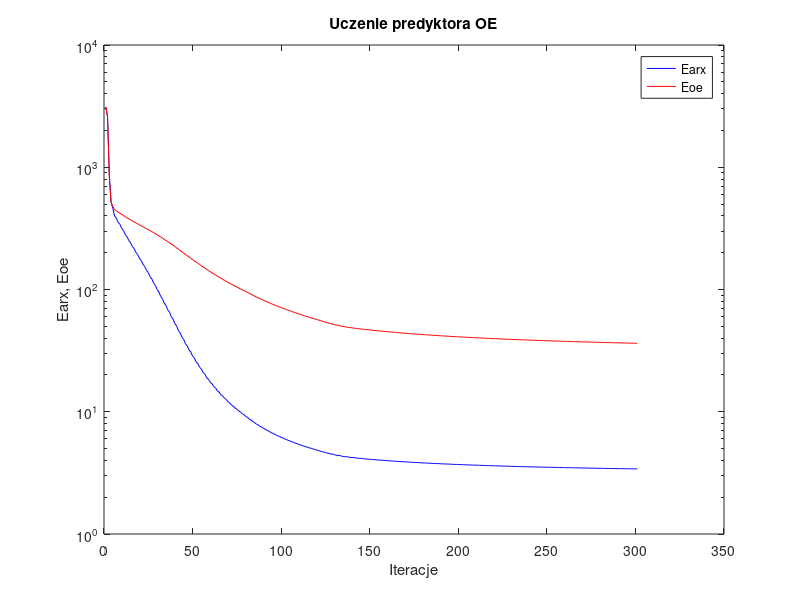
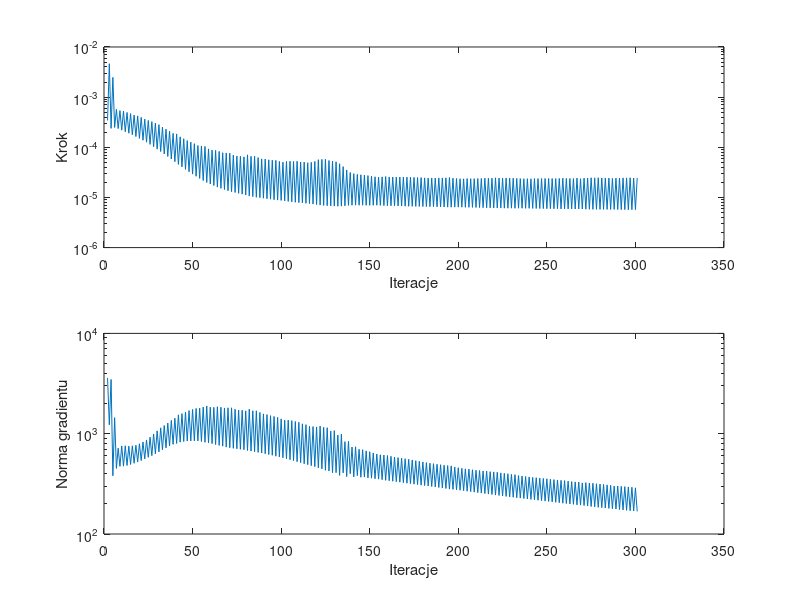

Reproduce these figures in MATLAB, in order.
%uczenie predyktora oe
clear all;
n=0; farx(n+1)=3.088109e+003; foe(n+1)=3.128796e+003; wspucz(n+1)=0.000000e+000; ng(n+1)=0.000000e+000;
n=1; farx(n+1)=2.606995e+003; foe(n+1)=2.571430e+003; krok(n+1)=3.428360e-004; ng(n+1)=3.599708e+003;
n=2; farx(n+1)=8.777121e+002; foe(n+1)=8.113623e+002; krok(n+1)=4.640059e-003; ng(n+1)=1.226493e+003;
n=3; farx(n+1)=5.169600e+002; foe(n+1)=5.153748e+002; krok(n+1)=2.383591e-004; ng(n+1)=3.471488e+003;
n=4; farx(n+1)=4.591857e+002; foe(n+1)=4.772758e+002; krok(n+1)=2.476023e-003; ng(n+1)=3.808227e+002;
n=5; farx(n+1)=3.991887e+002; foe(n+1)=4.492139e+002; krok(n+1)=2.483498e-004; ng(n+1)=1.445510e+003;
n=6; farx(n+1)=3.827460e+002; foe(n+1)=4.393837e+002; krok(n+1)=5.704577e-004; ng(n+1)=4.507300e+002;
n=7; farx(n+1)=3.547356e+002; foe(n+1)=4.296553e+002; krok(n+1)=2.361987e-004; ng(n+1)=7.173909e+002;
n=8; farx(n+1)=3.411383e+002; foe(n+1)=4.205156e+002; krok(n+1)=5.391128e-004; ng(n+1)=4.724095e+002;
n=9; farx(n+1)=3.162794e+002; foe(n+1)=4.114749e+002; krok(n+1)=2.197532e-004; ng(n+1)=7.557279e+002;
n=10; farx(n+1)=3.035424e+002; foe(n+1)=4.028080e+002; krok(n+1)=5.294487e-004; ng(n+1)=4.750083e+002;
n=11; farx(n+1)=2.817056e+002; foe(n+1)=3.943501e+002; krok(n+1)=2.045211e-004; ng(n+1)=7.579805e+002;
n=12; farx(n+1)=2.705469e+002; foe(n+1)=3.864275e+002; krok(n+1)=4.957365e-004; ng(n+1)=4.819627e+002;
n=13; farx(n+1)=2.515865e+002; foe(n+1)=3.787363e+002; krok(n+1)=1.910401e-004; ng(n+1)=7.516198e+002;
n=14; farx(n+1)=2.416509e+002; foe(n+1)=3.714463e+002; krok(n+1)=4.691225e-004; ng(n+1)=4.932668e+002;
n=15; farx(n+1)=2.249592e+002; foe(n+1)=3.643389e+002; krok(n+1)=1.775310e-004; ng(n+1)=7.572004e+002;
n=16; farx(n+1)=2.161329e+002; foe(n+1)=3.575997e+002; krok(n+1)=4.393293e-004; ng(n+1)=5.072902e+002;
n=17; farx(n+1)=2.014346e+002; foe(n+1)=3.510134e+002; krok(n+1)=1.638382e-004; ng(n+1)=7.667018e+002;
n=18; farx(n+1)=1.932009e+002; foe(n+1)=3.445820e+002; krok(n+1)=4.223390e-004; ng(n+1)=5.217753e+002;
n=19; farx(n+1)=1.800188e+002; foe(n+1)=3.383030e+002; krok(n+1)=1.504835e-004; ng(n+1)=7.933109e+002;
n=20; farx(n+1)=1.725709e+002; foe(n+1)=3.321864e+002; krok(n+1)=3.949694e-004; ng(n+1)=5.398170e+002;
n=21; farx(n+1)=1.607306e+002; foe(n+1)=3.262034e+002; krok(n+1)=1.385237e-004; ng(n+1)=8.263670e+002;
n=22; farx(n+1)=1.541097e+002; foe(n+1)=3.203705e+002; krok(n+1)=3.642997e-004; ng(n+1)=5.608636e+002;
n=23; farx(n+1)=1.434586e+002; foe(n+1)=3.146092e+002; krok(n+1)=1.265491e-004; ng(n+1)=8.661226e+002;
n=24; farx(n+1)=1.373663e+002; foe(n+1)=3.088864e+002; krok(n+1)=3.428360e-004; ng(n+1)=5.820540e+002;
n=25; farx(n+1)=1.277067e+002; foe(n+1)=3.031972e+002; krok(n+1)=1.142910e-004; ng(n+1)=9.241664e+002;
n=26; farx(n+1)=1.220069e+002; foe(n+1)=2.974661e+002; krok(n+1)=3.248691e-004; ng(n+1)=6.041162e+002;
n=27; farx(n+1)=1.132122e+002; foe(n+1)=2.917755e+002; krok(n+1)=1.027004e-004; ng(n+1)=9.933148e+002;
n=28; farx(n+1)=1.079843e+002; foe(n+1)=2.860376e+002; krok(n+1)=3.039303e-004; ng(n+1)=6.299237e+002;
n=29; farx(n+1)=9.999799e+001; foe(n+1)=2.803313e+002; krok(n+1)=9.186583e-005; ng(n+1)=1.066911e+003;
n=30; farx(n+1)=9.524612e+001; foe(n+1)=2.745634e+002; krok(n+1)=2.825558e-004; ng(n+1)=6.589258e+002;
n=31; farx(n+1)=8.798849e+001; foe(n+1)=2.688421e+002; krok(n+1)=8.233132e-005; ng(n+1)=1.144318e+003;
n=32; farx(n+1)=8.395335e+001; foe(n+1)=2.632102e+002; krok(n+1)=2.516773e-004; ng(n+1)=6.920715e+002;
n=33; farx(n+1)=7.748242e+001; foe(n+1)=2.576203e+002; krok(n+1)=7.365982e-005; ng(n+1)=1.206466e+003;
n=34; farx(n+1)=7.391965e+001; foe(n+1)=2.519914e+002; krok(n+1)=2.302017e-004; ng(n+1)=7.231746e+002;
n=35; farx(n+1)=6.813177e+001; foe(n+1)=2.464783e+002; krok(n+1)=6.565217e-005; ng(n+1)=1.277780e+003;
n=36; farx(n+1)=6.503757e+001; foe(n+1)=2.409128e+002; krok(n+1)=2.104603e-004; ng(n+1)=7.537281e+002;
n=37; farx(n+1)=5.986061e+001; foe(n+1)=2.354637e+002; krok(n+1)=5.843669e-005; ng(n+1)=1.358247e+003;
n=38; farx(n+1)=5.725646e+001; foe(n+1)=2.300456e+002; krok(n+1)=1.891762e-004; ng(n+1)=7.828542e+002;
n=39; farx(n+1)=5.272274e+001; foe(n+1)=2.247753e+002; krok(n+1)=5.162212e-005; ng(n+1)=1.426029e+003;
n=40; farx(n+1)=5.026028e+001; foe(n+1)=2.192214e+002; krok(n+1)=1.848603e-004; ng(n+1)=7.997449e+002;
n=41; farx(n+1)=4.615367e+001; foe(n+1)=2.138461e+002; krok(n+1)=4.554340e-005; ng(n+1)=1.541997e+003;
n=42; farx(n+1)=4.420781e+001; foe(n+1)=2.086369e+002; krok(n+1)=1.616776e-004; ng(n+1)=8.229333e+002;
n=43; farx(n+1)=4.067729e+001; foe(n+1)=2.036300e+002; krok(n+1)=4.073849e-005; ng(n+1)=1.583935e+003;
n=44; farx(n+1)=3.904920e+001; foe(n+1)=1.986414e+002; krok(n+1)=1.480754e-004; ng(n+1)=8.356092e+002;
n=45; farx(n+1)=3.597338e+001; foe(n+1)=1.938649e+002; krok(n+1)=3.635626e-005; ng(n+1)=1.646572e+003;
n=46; farx(n+1)=3.461586e+001; foe(n+1)=1.891290e+002; krok(n+1)=1.360192e-004; ng(n+1)=8.446223e+002;
n=47; farx(n+1)=3.195427e+001; foe(n+1)=1.846118e+002; krok(n+1)=3.251699e-005; ng(n+1)=1.698994e+003;
n=48; farx(n+1)=3.080041e+001; foe(n+1)=1.801019e+002; krok(n+1)=1.267358e-004; ng(n+1)=8.471746e+002;
n=49; farx(n+1)=2.849927e+001; foe(n+1)=1.758422e+002; krok(n+1)=2.922588e-005; ng(n+1)=1.745635e+003;
n=50; farx(n+1)=2.753545e+001; foe(n+1)=1.716206e+002; krok(n+1)=1.180809e-004; ng(n+1)=8.483646e+002;
n=51; farx(n+1)=2.554630e+001; foe(n+1)=1.676122e+002; krok(n+1)=2.642509e-005; ng(n+1)=1.785408e+003;
n=52; farx(n+1)=2.475919e+001; foe(n+1)=1.637203e+002; krok(n+1)=1.085565e-004; ng(n+1)=8.477198e+002;
n=53; farx(n+1)=2.306847e+001; foe(n+1)=1.600329e+002; krok(n+1)=2.394830e-005; ng(n+1)=1.798119e+003;
n=54; farx(n+1)=2.234590e+001; foe(n+1)=1.562725e+002; krok(n+1)=1.062896e-004; ng(n+1)=8.361868e+002;
n=55; farx(n+1)=2.088002e+001; foe(n+1)=1.527558e+002; krok(n+1)=2.170937e-005; ng(n+1)=1.842096e+003;
n=56; farx(n+1)=2.023079e+001; foe(n+1)=1.491893e+002; krok(n+1)=1.042068e-004; ng(n+1)=8.219908e+002;
n=57; farx(n+1)=1.894728e+001; foe(n+1)=1.458017e+002; krok(n+1)=1.990494e-005; ng(n+1)=1.890640e+003;
n=58; farx(n+1)=1.844603e+001; foe(n+1)=1.426499e+002; krok(n+1)=9.290537e-005; ng(n+1)=8.102183e+002;
n=59; farx(n+1)=1.737666e+001; foe(n+1)=1.396667e+002; krok(n+1)=1.854561e-005; ng(n+1)=1.840004e+003;
n=60; farx(n+1)=1.694583e+001; foe(n+1)=1.367482e+002; krok(n+1)=8.799071e-005; ng(n+1)=7.966691e+002;
n=61; farx(n+1)=1.602850e+001; foe(n+1)=1.339939e+002; krok(n+1)=1.726474e-005; ng(n+1)=1.830676e+003;
n=62; farx(n+1)=1.563550e+001; foe(n+1)=1.312403e+002; krok(n+1)=8.669030e-005; ng(n+1)=7.800368e+002;
n=63; farx(n+1)=1.482838e+001; foe(n+1)=1.285856e+002; krok(n+1)=1.608814e-005; ng(n+1)=1.858229e+003;
n=64; farx(n+1)=1.448045e+001; foe(n+1)=1.260124e+002; krok(n+1)=8.273599e-005; ng(n+1)=7.649875e+002;
n=65; farx(n+1)=1.378444e+001; foe(n+1)=1.235623e+002; krok(n+1)=1.519696e-005; ng(n+1)=1.836359e+003;
n=66; farx(n+1)=1.348679e+001; foe(n+1)=1.212033e+002; krok(n+1)=7.777812e-005; ng(n+1)=7.513355e+002;
n=67; farx(n+1)=1.288675e+001; foe(n+1)=1.189500e+002; krok(n+1)=1.438760e-005; ng(n+1)=1.804749e+003;
n=68; farx(n+1)=1.260599e+001; foe(n+1)=1.166872e+002; krok(n+1)=7.712392e-005; ng(n+1)=7.354243e+002;
n=69; farx(n+1)=1.207439e+001; foe(n+1)=1.145235e+002; krok(n+1)=1.361415e-005; ng(n+1)=1.811346e+003;
n=70; farx(n+1)=1.181052e+001; foe(n+1)=1.123565e+002; krok(n+1)=7.625304e-005; ng(n+1)=7.240510e+002;
n=71; farx(n+1)=1.133696e+001; foe(n+1)=1.102848e+002; krok(n+1)=1.302585e-005; ng(n+1)=1.812503e+003;
n=72; farx(n+1)=1.111869e+001; foe(n+1)=1.083419e+002; krok(n+1)=6.991253e-005; ng(n+1)=7.153157e+002;
n=73; farx(n+1)=1.070915e+001; foe(n+1)=1.064690e+002; krok(n+1)=1.255575e-005; ng(n+1)=1.753425e+003;
n=74; farx(n+1)=1.051219e+001; foe(n+1)=1.046429e+002; krok(n+1)=6.703667e-005; ng(n+1)=7.074235e+002;
n=75; farx(n+1)=1.015037e+001; foe(n+1)=1.029003e+002; krok(n+1)=1.209645e-005; ng(n+1)=1.719139e+003;
n=76; farx(n+1)=9.966146e+000; foe(n+1)=1.011603e+002; krok(n+1)=6.618109e-005; ng(n+1)=6.996339e+002;
n=77; farx(n+1)=9.638921e+000; foe(n+1)=9.948226e+001; krok(n+1)=1.164400e-005; ng(n+1)=1.714489e+003;
n=78; farx(n+1)=9.468653e+000; foe(n+1)=9.783002e+001; krok(n+1)=6.446963e-005; ng(n+1)=6.917541e+002;
n=79; farx(n+1)=9.177136e+000; foe(n+1)=9.624644e+001; krok(n+1)=1.115447e-005; ng(n+1)=1.689190e+003;
n=80; farx(n+1)=8.991105e+000; foe(n+1)=9.452401e+001; krok(n+1)=7.066590e-005; ng(n+1)=6.799472e+002;
n=81; farx(n+1)=8.712855e+000; foe(n+1)=9.287071e+001; krok(n+1)=1.071362e-005; ng(n+1)=1.755494e+003;
n=82; farx(n+1)=8.552607e+000; foe(n+1)=9.130612e+001; krok(n+1)=6.596475e-005; ng(n+1)=6.715642e+002;
n=83; farx(n+1)=8.308534e+000; foe(n+1)=8.980163e+001; krok(n+1)=1.039083e-005; ng(n+1)=1.694082e+003;
n=84; farx(n+1)=8.156043e+000; foe(n+1)=8.828098e+001; krok(n+1)=6.666596e-005; ng(n+1)=6.604159e+002;
n=85; farx(n+1)=7.930478e+000; foe(n+1)=8.681889e+001; krok(n+1)=1.009346e-005; ng(n+1)=1.691946e+003;
n=86; farx(n+1)=7.798589e+000; foe(n+1)=8.544148e+001; krok(n+1)=6.235827e-005; ng(n+1)=6.513520e+002;
n=87; farx(n+1)=7.598303e+000; foe(n+1)=8.410740e+001; krok(n+1)=9.884595e-006; ng(n+1)=1.631193e+003;
n=88; farx(n+1)=7.486784e+000; foe(n+1)=8.285180e+001; krok(n+1)=5.864031e-005; ng(n+1)=6.415280e+002;
n=89; farx(n+1)=7.306520e+000; foe(n+1)=8.162988e+001; krok(n+1)=9.657027e-006; ng(n+1)=1.575983e+003;
n=90; farx(n+1)=7.200317e+000; foe(n+1)=8.042676e+001; krok(n+1)=5.823171e-005; ng(n+1)=6.307979e+002;
n=91; farx(n+1)=7.034734e+000; foe(n+1)=7.926092e+001; krok(n+1)=9.433029e-006; ng(n+1)=1.552273e+003;
n=92; farx(n+1)=6.941989e+000; foe(n+1)=7.814044e+001; krok(n+1)=5.618446e-005; ng(n+1)=6.199220e+002;
n=93; farx(n+1)=6.789957e+000; foe(n+1)=7.705209e+001; krok(n+1)=9.233149e-006; ng(n+1)=1.512891e+003;
n=94; farx(n+1)=6.703307e+000; foe(n+1)=7.599181e+001; krok(n+1)=5.538211e-005; ng(n+1)=6.091889e+002;
n=95; farx(n+1)=6.563305e+000; foe(n+1)=7.495651e+001; krok(n+1)=9.015490e-006; ng(n+1)=1.485724e+003;
n=96; farx(n+1)=6.484252e+000; foe(n+1)=7.393712e+001; krok(n+1)=5.493831e-005; ng(n+1)=5.969390e+002;
n=97; farx(n+1)=6.353702e+000; foe(n+1)=7.295985e+001; krok(n+1)=8.856543e-006; ng(n+1)=1.455286e+003;
n=98; farx(n+1)=6.283724e+000; foe(n+1)=7.202533e+001; krok(n+1)=5.234435e-005; ng(n+1)=5.867946e+002;
n=99; farx(n+1)=6.164720e+000; foe(n+1)=7.112190e+001; krok(n+1)=8.718949e-006; ng(n+1)=1.405848e+003;
n=100; farx(n+1)=6.104770e+000; foe(n+1)=7.025179e+001; krok(n+1)=5.059212e-005; ng(n+1)=5.755141e+002;
n=101; farx(n+1)=5.994160e+000; foe(n+1)=6.940910e+001; krok(n+1)=8.546025e-006; ng(n+1)=1.366919e+003;
n=102; farx(n+1)=5.934692e+000; foe(n+1)=6.855928e+001; krok(n+1)=5.210339e-005; ng(n+1)=5.636672e+002;
n=103; farx(n+1)=5.829455e+000; foe(n+1)=6.772721e+001; krok(n+1)=8.333245e-006; ng(n+1)=1.366211e+003;
n=104; farx(n+1)=5.774798e+000; foe(n+1)=6.690003e+001; krok(n+1)=5.279238e-005; ng(n+1)=5.505713e+002;
n=105; farx(n+1)=5.674524e+000; foe(n+1)=6.610102e+001; krok(n+1)=8.178765e-006; ng(n+1)=1.348566e+003;
n=106; farx(n+1)=5.624146e+000; foe(n+1)=6.532711e+001; krok(n+1)=5.210339e-005; ng(n+1)=5.392421e+002;
n=107; farx(n+1)=5.530552e+000; foe(n+1)=6.456522e+001; krok(n+1)=8.010217e-006; ng(n+1)=1.321865e+003;
n=108; farx(n+1)=5.485294e+000; foe(n+1)=6.381333e+001; krok(n+1)=5.261508e-005; ng(n+1)=5.257748e+002;
n=109; farx(n+1)=5.395850e+000; foe(n+1)=6.308753e+001; krok(n+1)=7.884010e-006; ng(n+1)=1.299182e+003;
n=110; farx(n+1)=5.354751e+000; foe(n+1)=6.239361e+001; krok(n+1)=5.083014e-005; ng(n+1)=5.147131e+002;
n=111; farx(n+1)=5.272497e+000; foe(n+1)=6.171949e+001; krok(n+1)=7.760930e-006; ng(n+1)=1.254292e+003;
n=112; farx(n+1)=5.237819e+000; foe(n+1)=6.105639e+001; krok(n+1)=5.075699e-005; ng(n+1)=5.016401e+002;
n=113; farx(n+1)=5.158678e+000; foe(n+1)=6.041676e+001; krok(n+1)=7.649935e-006; ng(n+1)=1.230511e+003;
n=114; farx(n+1)=5.126040e+000; foe(n+1)=5.980162e+001; krok(n+1)=4.916986e-005; ng(n+1)=4.913207e+002;
n=115; farx(n+1)=5.053473e+000; foe(n+1)=5.920827e+001; krok(n+1)=7.535405e-006; ng(n+1)=1.184989e+003;
n=116; farx(n+1)=5.026861e+000; foe(n+1)=5.861434e+001; krok(n+1)=5.006701e-005; ng(n+1)=4.798709e+002;
n=117; farx(n+1)=4.955566e+000; foe(n+1)=5.803878e+001; krok(n+1)=7.381362e-006; ng(n+1)=1.177037e+003;
n=118; farx(n+1)=4.925531e+000; foe(n+1)=5.745174e+001; krok(n+1)=5.233915e-005; ng(n+1)=4.694995e+002;
n=119; farx(n+1)=4.858126e+000; foe(n+1)=5.688300e+001; krok(n+1)=7.204914e-006; ng(n+1)=1.168602e+003;
n=120; farx(n+1)=4.833578e+000; foe(n+1)=5.628770e+001; krok(n+1)=5.658127e-005; ng(n+1)=4.565279e+002;
n=121; farx(n+1)=4.763987e+000; foe(n+1)=5.570979e+001; krok(n+1)=7.051136e-006; ng(n+1)=1.192308e+003;
n=122; farx(n+1)=4.733930e+000; foe(n+1)=5.514423e+001; krok(n+1)=5.720244e-005; ng(n+1)=4.462091e+002;
n=123; farx(n+1)=4.671079e+000; foe(n+1)=5.458994e+001; krok(n+1)=6.925078e-006; ng(n+1)=1.158534e+003;
n=124; farx(n+1)=4.656812e+000; foe(n+1)=5.404719e+001; krok(n+1)=5.755042e-005; ng(n+1)=4.317574e+002;
n=125; farx(n+1)=4.591252e+000; foe(n+1)=5.352667e+001; krok(n+1)=6.844969e-006; ng(n+1)=1.147470e+003;
n=126; farx(n+1)=4.561838e+000; foe(n+1)=5.303760e+001; krok(n+1)=5.445660e-005; ng(n+1)=4.242769e+002;
n=127; farx(n+1)=4.510062e+000; foe(n+1)=5.257015e+001; krok(n+1)=6.780679e-006; ng(n+1)=1.061086e+003;
n=128; farx(n+1)=4.513595e+000; foe(n+1)=5.211797e+001; krok(n+1)=5.326388e-005; ng(n+1)=4.073654e+002;
n=129; farx(n+1)=4.451599e+000; foe(n+1)=5.168252e+001; krok(n+1)=6.715934e-006; ng(n+1)=1.073058e+003;
n=130; farx(n+1)=4.415883e+000; foe(n+1)=5.126821e+001; krok(n+1)=5.137901e-005; ng(n+1)=4.088512e+002;
n=131; farx(n+1)=4.375963e+000; foe(n+1)=5.086807e+001; krok(n+1)=6.676010e-006; ng(n+1)=9.703553e+002;
n=132; farx(n+1)=4.400990e+000; foe(n+1)=5.050222e+001; krok(n+1)=4.708094e-005; ng(n+1)=3.842769e+002;
n=133; farx(n+1)=4.340069e+000; foe(n+1)=5.015140e+001; krok(n+1)=6.715934e-006; ng(n+1)=9.928484e+002;
n=134; farx(n+1)=4.301689e+000; foe(n+1)=4.984062e+001; krok(n+1)=4.116566e-005; ng(n+1)=4.068021e+002;
n=135; farx(n+1)=4.274370e+000; foe(n+1)=4.954160e+001; krok(n+1)=6.801400e-006; ng(n+1)=8.332518e+002;
n=136; farx(n+1)=4.305341e+000; foe(n+1)=4.927807e+001; krok(n+1)=3.533295e-005; ng(n+1)=3.735786e+002;
n=137; farx(n+1)=4.254410e+000; foe(n+1)=4.902573e+001; krok(n+1)=6.939469e-006; ng(n+1)=8.388037e+002;
n=138; farx(n+1)=4.234530e+000; foe(n+1)=4.879568e+001; krok(n+1)=3.145966e-005; ng(n+1)=3.994376e+002;
n=139; farx(n+1)=4.207801e+000; foe(n+1)=4.857283e+001; krok(n+1)=7.000011e-006; ng(n+1)=7.361820e+002;
n=140; farx(n+1)=4.225066e+000; foe(n+1)=4.836036e+001; krok(n+1)=2.981309e-005; ng(n+1)=3.711280e+002;
n=141; farx(n+1)=4.185974e+000; foe(n+1)=4.815366e+001; krok(n+1)=7.018913e-006; ng(n+1)=7.406646e+002;
n=142; farx(n+1)=4.181861e+000; foe(n+1)=4.795360e+001; krok(n+1)=2.890345e-005; ng(n+1)=3.820302e+002;
n=143; farx(n+1)=4.152446e+000; foe(n+1)=4.775815e+001; krok(n+1)=7.000011e-006; ng(n+1)=6.994471e+002;
n=144; farx(n+1)=4.161535e+000; foe(n+1)=4.756680e+001; krok(n+1)=2.832743e-005; ng(n+1)=3.682614e+002;
n=145; farx(n+1)=4.128389e+000; foe(n+1)=4.738142e+001; krok(n+1)=6.997257e-006; ng(n+1)=6.921461e+002;
n=146; farx(n+1)=4.130844e+000; foe(n+1)=4.719983e+001; krok(n+1)=2.790955e-005; ng(n+1)=3.692921e+002;
n=147; farx(n+1)=4.101145e+000; foe(n+1)=4.702091e+001; krok(n+1)=6.971762e-006; ng(n+1)=6.740666e+002;
n=148; farx(n+1)=4.107921e+000; foe(n+1)=4.684798e+001; krok(n+1)=2.726938e-005; ng(n+1)=3.624456e+002;
n=149; farx(n+1)=4.077741e+000; foe(n+1)=4.667784e+001; krok(n+1)=6.971762e-006; ng(n+1)=6.612076e+002;
n=150; farx(n+1)=4.082739e+000; foe(n+1)=4.651349e+001; krok(n+1)=2.647223e-005; ng(n+1)=3.602332e+002;
n=151; farx(n+1)=4.054421e+000; foe(n+1)=4.635265e+001; krok(n+1)=6.975132e-006; ng(n+1)=6.426889e+002;
n=152; farx(n+1)=4.060676e+000; foe(n+1)=4.619546e+001; krok(n+1)=2.581106e-005; ng(n+1)=3.555165e+002;
n=153; farx(n+1)=4.032963e+000; foe(n+1)=4.604310e+001; krok(n+1)=6.986564e-006; ng(n+1)=6.274778e+002;
n=154; farx(n+1)=4.039063e+000; foe(n+1)=4.589330e+001; krok(n+1)=2.537849e-005; ng(n+1)=3.525362e+002;
n=155; farx(n+1)=4.012271e+000; foe(n+1)=4.574642e+001; krok(n+1)=6.948457e-006; ng(n+1)=6.166659e+002;
n=156; farx(n+1)=4.018764e+000; foe(n+1)=4.560032e+001; krok(n+1)=2.568950e-005; ng(n+1)=3.480425e+002;
n=157; farx(n+1)=3.992299e+000; foe(n+1)=4.545589e+001; krok(n+1)=6.872937e-006; ng(n+1)=6.125262e+002;
n=158; farx(n+1)=3.998618e+000; foe(n+1)=4.531185e+001; krok(n+1)=2.609816e-005; ng(n+1)=3.431816e+002;
n=159; farx(n+1)=3.972577e+000; foe(n+1)=4.517063e+001; krok(n+1)=6.844969e-006; ng(n+1)=6.063837e+002;
n=160; farx(n+1)=3.979192e+000; foe(n+1)=4.503311e+001; krok(n+1)=2.560827e-005; ng(n+1)=3.399795e+002;
n=161; farx(n+1)=3.953888e+000; foe(n+1)=4.489760e+001; krok(n+1)=6.819177e-006; ng(n+1)=5.949017e+002;
n=162; farx(n+1)=3.960493e+000; foe(n+1)=4.476378e+001; krok(n+1)=2.555890e-005; ng(n+1)=3.359076e+002;
n=163; farx(n+1)=3.935787e+000; foe(n+1)=4.463286e+001; krok(n+1)=6.798773e-006; ng(n+1)=5.854656e+002;
n=164; farx(n+1)=3.942577e+000; foe(n+1)=4.450391e+001; krok(n+1)=2.541507e-005; ng(n+1)=3.324030e+002;
n=165; farx(n+1)=3.918390e+000; foe(n+1)=4.437680e+001; krok(n+1)=6.763611e-006; ng(n+1)=5.775716e+002;
n=166; farx(n+1)=3.925233e+000; foe(n+1)=4.425148e+001; krok(n+1)=2.543436e-005; ng(n+1)=3.285259e+002;
n=167; farx(n+1)=3.901545e+000; foe(n+1)=4.412790e+001; krok(n+1)=6.726548e-006; ng(n+1)=5.701857e+002;
n=168; farx(n+1)=3.908421e+000; foe(n+1)=4.400595e+001; krok(n+1)=2.545461e-005; ng(n+1)=3.246234e+002;
n=169; farx(n+1)=3.885216e+000; foe(n+1)=4.388593e+001; krok(n+1)=6.697231e-006; ng(n+1)=5.626935e+002;
n=170; farx(n+1)=3.892173e+000; foe(n+1)=4.376775e+001; krok(n+1)=2.541507e-005; ng(n+1)=3.209997e+002;
n=171; farx(n+1)=3.869429e+000; foe(n+1)=4.365104e+001; krok(n+1)=6.665454e-006; ng(n+1)=5.558704e+002;
n=172; farx(n+1)=3.876391e+000; foe(n+1)=4.353630e+001; krok(n+1)=2.529606e-005; ng(n+1)=3.173318e+002;
n=173; farx(n+1)=3.854179e+000; foe(n+1)=4.342351e+001; krok(n+1)=6.646278e-006; ng(n+1)=5.472129e+002;
n=174; farx(n+1)=3.861169e+000; foe(n+1)=4.331246e+001; krok(n+1)=2.509886e-005; ng(n+1)=3.138938e+002;
n=175; farx(n+1)=3.839480e+000; foe(n+1)=4.320355e+001; krok(n+1)=6.631510e-006; ng(n+1)=5.384068e+002;
n=176; farx(n+1)=3.846529e+000; foe(n+1)=4.309623e+001; krok(n+1)=2.492239e-005; ng(n+1)=3.106057e+002;
n=177; farx(n+1)=3.825319e+000; foe(n+1)=4.299071e+001; krok(n+1)=6.608572e-006; ng(n+1)=5.306626e+002;
n=178; farx(n+1)=3.832365e+000; foe(n+1)=4.288647e+001; krok(n+1)=2.481646e-005; ng(n+1)=3.071461e+002;
n=179; farx(n+1)=3.811600e+000; foe(n+1)=4.278427e+001; krok(n+1)=6.597523e-006; ng(n+1)=5.229042e+002;
n=180; farx(n+1)=3.818716e+000; foe(n+1)=4.268388e+001; krok(n+1)=2.454539e-005; ng(n+1)=3.041631e+002;
n=181; farx(n+1)=3.798421e+000; foe(n+1)=4.258496e+001; krok(n+1)=6.579014e-006; ng(n+1)=5.149999e+002;
n=182; farx(n+1)=3.805526e+000; foe(n+1)=4.248745e+001; krok(n+1)=2.443486e-005; ng(n+1)=3.008511e+002;
n=183; farx(n+1)=3.785666e+000; foe(n+1)=4.239155e+001; krok(n+1)=6.560802e-006; ng(n+1)=5.076466e+002;
n=184; farx(n+1)=3.792821e+000; foe(n+1)=4.229690e+001; krok(n+1)=2.444110e-005; ng(n+1)=2.976392e+002;
n=185; farx(n+1)=3.773283e+000; foe(n+1)=4.220316e+001; krok(n+1)=6.532194e-006; ng(n+1)=5.026701e+002;
n=186; farx(n+1)=3.780409e+000; foe(n+1)=4.211116e+001; krok(n+1)=2.432490e-005; ng(n+1)=2.944086e+002;
n=187; farx(n+1)=3.761323e+000; foe(n+1)=4.202029e+001; krok(n+1)=6.503681e-006; ng(n+1)=4.953833e+002;
n=188; farx(n+1)=3.768397e+000; foe(n+1)=4.193001e+001; krok(n+1)=2.451149e-005; ng(n+1)=2.908038e+002;
n=189; farx(n+1)=3.749609e+000; foe(n+1)=4.184112e+001; krok(n+1)=6.476813e-006; ng(n+1)=4.906708e+002;
n=190; farx(n+1)=3.756699e+000; foe(n+1)=4.175340e+001; krok(n+1)=2.449700e-005; ng(n+1)=2.876871e+002;
n=191; farx(n+1)=3.738248e+000; foe(n+1)=4.166661e+001; krok(n+1)=6.445420e-006; ng(n+1)=4.854419e+002;
n=192; farx(n+1)=3.745305e+000; foe(n+1)=4.158080e+001; krok(n+1)=2.462151e-005; ng(n+1)=2.843124e+002;
n=193; farx(n+1)=3.727183e+000; foe(n+1)=4.149591e+001; krok(n+1)=6.405073e-006; ng(n+1)=4.807181e+002;
n=194; farx(n+1)=3.734185e+000; foe(n+1)=4.141136e+001; krok(n+1)=2.496301e-005; ng(n+1)=2.806747e+002;
n=195; farx(n+1)=3.716231e+000; foe(n+1)=4.132783e+001; krok(n+1)=6.394006e-006; ng(n+1)=4.775851e+002;
n=196; farx(n+1)=3.723207e+000; foe(n+1)=4.124712e+001; krok(n+1)=2.419290e-005; ng(n+1)=2.784211e+002;
n=197; farx(n+1)=3.705849e+000; foe(n+1)=4.116774e+001; krok(n+1)=6.412137e-006; ng(n+1)=4.655394e+002;
n=198; farx(n+1)=3.712822e+000; foe(n+1)=4.108984e+001; krok(n+1)=2.388001e-005; ng(n+1)=2.758276e+002;
n=199; farx(n+1)=3.695845e+000; foe(n+1)=4.101307e+001; krok(n+1)=6.412137e-006; ng(n+1)=4.582968e+002;
n=200; farx(n+1)=3.702817e+000; foe(n+1)=4.093784e+001; krok(n+1)=2.360381e-005; ng(n+1)=2.732962e+002;
n=201; farx(n+1)=3.686210e+000; foe(n+1)=4.086341e+001; krok(n+1)=6.399779e-006; ng(n+1)=4.517058e+002;
n=202; farx(n+1)=3.693124e+000; foe(n+1)=4.079006e+001; krok(n+1)=2.351238e-005; ng(n+1)=2.704218e+002;
n=203; farx(n+1)=3.676883e+000; foe(n+1)=4.071773e+001; krok(n+1)=6.371971e-006; ng(n+1)=4.457776e+002;
n=204; farx(n+1)=3.683739e+000; foe(n+1)=4.064537e+001; krok(n+1)=2.383042e-005; ng(n+1)=2.671073e+002;
n=205; farx(n+1)=3.667663e+000; foe(n+1)=4.057408e+001; krok(n+1)=6.348328e-006; ng(n+1)=4.432724e+002;
n=206; farx(n+1)=3.674489e+000; foe(n+1)=4.050392e+001; krok(n+1)=2.362476e-005; ng(n+1)=2.645382e+002;
n=207; farx(n+1)=3.658756e+000; foe(n+1)=4.043471e+001; krok(n+1)=6.333436e-006; ng(n+1)=4.371811e+002;
n=208; farx(n+1)=3.665529e+000; foe(n+1)=4.036610e+001; krok(n+1)=2.363917e-005; ng(n+1)=2.616796e+002;
n=209; farx(n+1)=3.650085e+000; foe(n+1)=4.029852e+001; krok(n+1)=6.307179e-006; ng(n+1)=4.324817e+002;
n=210; farx(n+1)=3.656804e+000; foe(n+1)=4.023109e+001; krok(n+1)=2.383042e-005; ng(n+1)=2.586629e+002;
n=211; farx(n+1)=3.641560e+000; foe(n+1)=4.016469e+001; krok(n+1)=6.284735e-006; ng(n+1)=4.292510e+002;
n=212; farx(n+1)=3.648269e+000; foe(n+1)=4.009902e+001; krok(n+1)=2.382783e-005; ng(n+1)=2.560391e+002;
n=213; farx(n+1)=3.633271e+000; foe(n+1)=4.003396e+001; krok(n+1)=6.255933e-006; ng(n+1)=4.253858e+002;
n=214; farx(n+1)=3.639986e+000; foe(n+1)=3.996940e+001; krok(n+1)=2.418894e-005; ng(n+1)=2.530906e+002;
n=215; farx(n+1)=3.625104e+000; foe(n+1)=3.990479e+001; krok(n+1)=6.210948e-006; ng(n+1)=4.245717e+002;
n=216; farx(n+1)=3.631668e+000; foe(n+1)=3.984118e+001; krok(n+1)=2.419290e-005; ng(n+1)=2.500755e+002;
n=217; farx(n+1)=3.617101e+000; foe(n+1)=3.977857e+001; krok(n+1)=6.210948e-006; ng(n+1)=4.182637e+002;
n=218; farx(n+1)=3.623720e+000; foe(n+1)=3.971695e+001; krok(n+1)=2.418894e-005; ng(n+1)=2.477520e+002;
n=219; farx(n+1)=3.609357e+000; foe(n+1)=3.965523e+001; krok(n+1)=6.164510e-006; ng(n+1)=4.157892e+002;
n=220; farx(n+1)=3.615851e+000; foe(n+1)=3.959385e+001; krok(n+1)=2.462151e-005; ng(n+1)=2.444365e+002;
n=221; farx(n+1)=3.601645e+000; foe(n+1)=3.953307e+001; krok(n+1)=6.147973e-006; ng(n+1)=4.130885e+002;
n=222; farx(n+1)=3.608085e+000; foe(n+1)=3.947358e+001; krok(n+1)=2.432490e-005; ng(n+1)=2.421330e+002;
n=223; farx(n+1)=3.594215e+000; foe(n+1)=3.941474e+001; krok(n+1)=6.137476e-006; ng(n+1)=4.066702e+002;
n=224; farx(n+1)=3.600599e+000; foe(n+1)=3.935638e+001; krok(n+1)=2.443312e-005; ng(n+1)=2.394540e+002;
n=225; farx(n+1)=3.586936e+000; foe(n+1)=3.929867e+001; krok(n+1)=6.116406e-006; ng(n+1)=4.031190e+002;
n=226; farx(n+1)=3.593254e+000; foe(n+1)=3.924152e+001; krok(n+1)=2.443486e-005; ng(n+1)=2.368847e+002;
n=227; farx(n+1)=3.579816e+000; foe(n+1)=3.918515e+001; krok(n+1)=6.109059e-006; ng(n+1)=3.986918e+002;
n=228; farx(n+1)=3.586082e+000; foe(n+1)=3.912967e+001; krok(n+1)=2.419290e-005; ng(n+1)=2.346582e+002;
n=229; farx(n+1)=3.572916e+000; foe(n+1)=3.907495e+001; krok(n+1)=6.109059e-006; ng(n+1)=3.930433e+002;
n=230; farx(n+1)=3.579211e+000; foe(n+1)=3.902109e+001; krok(n+1)=2.418894e-005; ng(n+1)=2.324966e+002;
n=231; farx(n+1)=3.566203e+000; foe(n+1)=3.896714e+001; krok(n+1)=6.082025e-006; ng(n+1)=3.906412e+002;
n=232; farx(n+1)=3.572325e+000; foe(n+1)=3.891423e+001; krok(n+1)=2.394830e-005; ng(n+1)=2.299631e+002;
n=233; farx(n+1)=3.559663e+000; foe(n+1)=3.886242e+001; krok(n+1)=6.098994e-006; ng(n+1)=3.828637e+002;
n=234; farx(n+1)=3.565787e+000; foe(n+1)=3.881125e+001; krok(n+1)=2.372164e-005; ng(n+1)=2.280368e+002;
n=235; farx(n+1)=3.553337e+000; foe(n+1)=3.876062e+001; krok(n+1)=6.089131e-006; ng(n+1)=3.786900e+002;
n=236; farx(n+1)=3.559402e+000; foe(n+1)=3.871065e+001; krok(n+1)=2.362476e-005; ng(n+1)=2.258252e+002;
n=237; farx(n+1)=3.547181e+000; foe(n+1)=3.866124e+001; krok(n+1)=6.076783e-006; ng(n+1)=3.742858e+002;
n=238; farx(n+1)=3.553184e+000; foe(n+1)=3.861222e+001; krok(n+1)=2.364703e-005; ng(n+1)=2.235066e+002;
n=239; farx(n+1)=3.541144e+000; foe(n+1)=3.856383e+001; krok(n+1)=6.070286e-006; ng(n+1)=3.706109e+002;
n=240; farx(n+1)=3.547125e+000; foe(n+1)=3.851614e+001; krok(n+1)=2.352777e-005; ng(n+1)=2.215891e+002;
n=241; farx(n+1)=3.535298e+000; foe(n+1)=3.846876e+001; krok(n+1)=6.043919e-006; ng(n+1)=3.669428e+002;
n=242; farx(n+1)=3.541196e+000; foe(n+1)=3.842143e+001; krok(n+1)=2.383042e-005; ng(n+1)=2.190444e+002;
n=243; farx(n+1)=3.529497e+000; foe(n+1)=3.837472e+001; krok(n+1)=6.028428e-006; ng(n+1)=3.646451e+002;
n=244; farx(n+1)=3.535360e+000; foe(n+1)=3.832854e+001; krok(n+1)=2.375465e-005; ng(n+1)=2.171110e+002;
n=245; farx(n+1)=3.523849e+000; foe(n+1)=3.828278e+001; krok(n+1)=6.013463e-006; ng(n+1)=3.610889e+002;
n=246; farx(n+1)=3.529661e+000; foe(n+1)=3.823743e+001; krok(n+1)=2.382783e-005; ng(n+1)=2.149861e+002;
n=247; farx(n+1)=3.518310e+000; foe(n+1)=3.819247e+001; krok(n+1)=5.996295e-006; ng(n+1)=3.581304e+002;
n=248; farx(n+1)=3.524075e+000; foe(n+1)=3.814794e+001; krok(n+1)=2.390184e-005; ng(n+1)=2.129000e+002;
n=249; farx(n+1)=3.512874e+000; foe(n+1)=3.810374e+001; krok(n+1)=5.982479e-006; ng(n+1)=3.553713e+002;
n=250; farx(n+1)=3.518580e+000; foe(n+1)=3.806017e+001; krok(n+1)=2.382783e-005; ng(n+1)=2.109549e+002;
n=251; farx(n+1)=3.507570e+000; foe(n+1)=3.801695e+001; krok(n+1)=5.973165e-006; ng(n+1)=3.516297e+002;
n=252; farx(n+1)=3.513226e+000; foe(n+1)=3.797424e+001; krok(n+1)=2.382783e-005; ng(n+1)=2.089897e+002;
n=253; farx(n+1)=3.502379e+000; foe(n+1)=3.793186e+001; krok(n+1)=5.961800e-006; ng(n+1)=3.485109e+002;
n=254; farx(n+1)=3.507992e+000; foe(n+1)=3.789001e+001; krok(n+1)=2.382783e-005; ng(n+1)=2.070775e+002;
n=255; farx(n+1)=3.497304e+000; foe(n+1)=3.784840e+001; krok(n+1)=5.945963e-006; ng(n+1)=3.455827e+002;
n=256; farx(n+1)=3.502860e+000; foe(n+1)=3.780723e+001; krok(n+1)=2.390184e-005; ng(n+1)=2.050637e+002;
n=257; farx(n+1)=3.492339e+000; foe(n+1)=3.776634e+001; krok(n+1)=5.921156e-006; ng(n+1)=3.428130e+002;
n=258; farx(n+1)=3.497824e+000; foe(n+1)=3.772548e+001; krok(n+1)=2.419290e-005; ng(n+1)=2.027967e+002;
n=259; farx(n+1)=3.487400e+000; foe(n+1)=3.768511e+001; krok(n+1)=5.913099e-006; ng(n+1)=3.408920e+002;
n=260; farx(n+1)=3.492838e+000; foe(n+1)=3.764542e+001; krok(n+1)=2.390156e-005; ng(n+1)=2.012245e+002;
n=261; farx(n+1)=3.482632e+000; foe(n+1)=3.760614e+001; krok(n+1)=5.904540e-006; ng(n+1)=3.364524e+002;
n=262; farx(n+1)=3.487987e+000; foe(n+1)=3.756698e+001; krok(n+1)=2.394830e-005; ng(n+1)=1.992117e+002;
n=263; farx(n+1)=3.477932e+000; foe(n+1)=3.752853e+001; krok(n+1)=5.906101e-006; ng(n+1)=3.330714e+002;
n=264; farx(n+1)=3.483290e+000; foe(n+1)=3.749050e+001; krok(n+1)=2.382783e-005; ng(n+1)=1.977134e+002;
n=265; farx(n+1)=3.473387e+000; foe(n+1)=3.745264e+001; krok(n+1)=5.876381e-006; ng(n+1)=3.306818e+002;
n=266; farx(n+1)=3.478680e+000; foe(n+1)=3.741467e+001; krok(n+1)=2.428432e-005; ng(n+1)=1.954134e+002;
n=267; farx(n+1)=3.468816e+000; foe(n+1)=3.737707e+001; krok(n+1)=5.874564e-006; ng(n+1)=3.297988e+002;
n=268; farx(n+1)=3.474037e+000; foe(n+1)=3.734057e+001; krok(n+1)=2.357491e-005; ng(n+1)=1.942561e+002;
n=269; farx(n+1)=3.464481e+000; foe(n+1)=3.730452e+001; krok(n+1)=5.876381e-006; ng(n+1)=3.229995e+002;
n=270; farx(n+1)=3.469730e+000; foe(n+1)=3.726828e+001; krok(n+1)=2.418894e-005; ng(n+1)=1.921980e+002;
n=271; farx(n+1)=3.460152e+000; foe(n+1)=3.723188e+001; krok(n+1)=5.828323e-006; ng(n+1)=3.248768e+002;
n=272; farx(n+1)=3.465319e+000; foe(n+1)=3.719584e+001; krok(n+1)=2.444110e-005; ng(n+1)=1.901020e+002;
n=273; farx(n+1)=3.455871e+000; foe(n+1)=3.715997e+001; krok(n+1)=5.807097e-006; ng(n+1)=3.226216e+002;
n=274; farx(n+1)=3.460978e+000; foe(n+1)=3.712426e+001; krok(n+1)=2.466737e-005; ng(n+1)=1.881235e+002;
n=275; farx(n+1)=3.451635e+000; foe(n+1)=3.708887e+001; krok(n+1)=5.793243e-006; ng(n+1)=3.206603e+002;
n=276; farx(n+1)=3.456676e+000; foe(n+1)=3.705381e+001; krok(n+1)=2.458493e-005; ng(n+1)=1.864312e+002;
n=277; farx(n+1)=3.447501e+000; foe(n+1)=3.701922e+001; krok(n+1)=5.783558e-006; ng(n+1)=3.171762e+002;
n=278; farx(n+1)=3.452486e+000; foe(n+1)=3.698462e+001; krok(n+1)=2.468559e-005; ng(n+1)=1.846257e+002;
n=279; farx(n+1)=3.443418e+000; foe(n+1)=3.695058e+001; krok(n+1)=5.782213e-006; ng(n+1)=3.147451e+002;
n=280; farx(n+1)=3.448388e+000; foe(n+1)=3.691696e+001; krok(n+1)=2.449700e-005; ng(n+1)=1.832618e+002;
n=281; farx(n+1)=3.439454e+000; foe(n+1)=3.688355e+001; krok(n+1)=5.772899e-006; ng(n+1)=3.119626e+002;
n=282; farx(n+1)=3.444357e+000; foe(n+1)=3.685049e+001; krok(n+1)=2.443486e-005; ng(n+1)=1.816083e+002;
n=283; farx(n+1)=3.435567e+000; foe(n+1)=3.681781e+001; krok(n+1)=5.772899e-006; ng(n+1)=3.086115e+002;
n=284; farx(n+1)=3.440436e+000; foe(n+1)=3.678549e+001; krok(n+1)=2.432490e-005; ng(n+1)=1.801526e+002;
n=285; farx(n+1)=3.431771e+000; foe(n+1)=3.675342e+001; krok(n+1)=5.769722e-006; ng(n+1)=3.058481e+002;
n=286; farx(n+1)=3.436539e+000; foe(n+1)=3.672181e+001; krok(n+1)=2.394830e-005; ng(n+1)=1.787107e+002;
n=287; farx(n+1)=3.428089e+000; foe(n+1)=3.669086e+001; krok(n+1)=5.783558e-006; ng(n+1)=3.004617e+002;
n=288; farx(n+1)=3.432912e+000; foe(n+1)=3.665996e+001; krok(n+1)=2.418894e-005; ng(n+1)=1.773359e+002;
n=289; farx(n+1)=3.424477e+000; foe(n+1)=3.662888e+001; krok(n+1)=5.741300e-006; ng(n+1)=3.013226e+002;
n=290; farx(n+1)=3.429203e+000; foe(n+1)=3.659800e+001; krok(n+1)=2.443486e-005; ng(n+1)=1.753819e+002;
n=291; farx(n+1)=3.420887e+000; foe(n+1)=3.656745e+001; krok(n+1)=5.731843e-006; ng(n+1)=2.987862e+002;
n=292; farx(n+1)=3.425577e+000; foe(n+1)=3.653703e+001; krok(n+1)=2.451149e-005; ng(n+1)=1.738195e+002;
n=293; farx(n+1)=3.417356e+000; foe(n+1)=3.650689e+001; krok(n+1)=5.721688e-006; ng(n+1)=2.968431e+002;
n=294; farx(n+1)=3.422006e+000; foe(n+1)=3.647700e+001; krok(n+1)=2.450546e-005; ng(n+1)=1.723612e+002;
n=295; farx(n+1)=3.413902e+000; foe(n+1)=3.644734e+001; krok(n+1)=5.705403e-006; ng(n+1)=2.945576e+002;
n=296; farx(n+1)=3.418493e+000; foe(n+1)=3.641767e+001; krok(n+1)=2.468559e-005; ng(n+1)=1.706743e+002;
n=297; farx(n+1)=3.410471e+000; foe(n+1)=3.638843e+001; krok(n+1)=5.705400e-006; ng(n+1)=2.925721e+002;
n=298; farx(n+1)=3.415012e+000; foe(n+1)=3.635959e+001; krok(n+1)=2.431050e-005; ng(n+1)=1.695281e+002;
n=299; farx(n+1)=3.407159e+000; foe(n+1)=3.633115e+001; krok(n+1)=5.705403e-006; ng(n+1)=2.885469e+002;
n=300; farx(n+1)=3.411685e+000; foe(n+1)=3.630269e+001; krok(n+1)=2.450546e-005; ng(n+1)=1.680485e+002;

figure; semilogy(farx,'b'); hold on; semilogy(foe,'r'); xlabel('Iteracje'); ylabel('Earx, Eoe'); legend('Earx','Eoe'); title('Uczenie predyktora OE');
figure; subplot(2,1,1); semilogy(krok); xlabel('Iteracje'); ylabel('Krok');
subplot(2,1,2); semilogy(ng); xlabel('Iteracje'); ylabel('Norma gradientu');
Earx=farx(n+1)
Eoe=foe(n+1)
